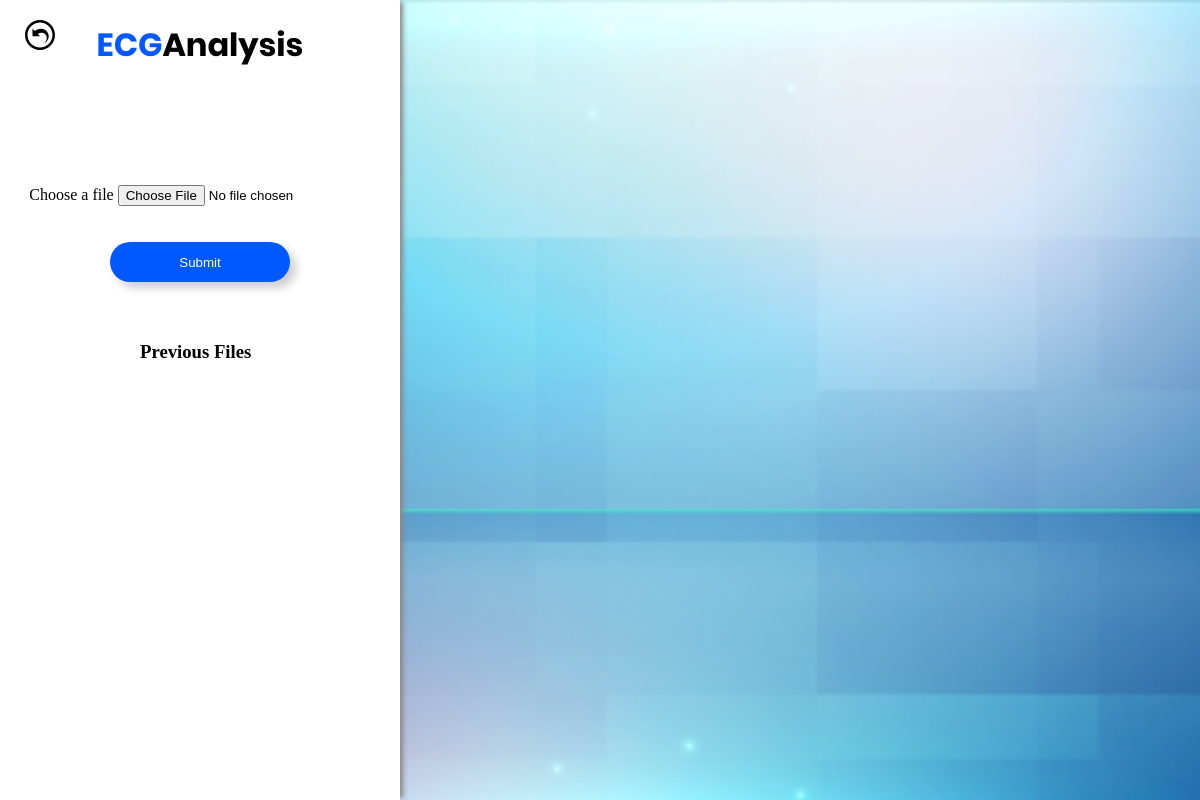
Page /home/ on the earlier database version.
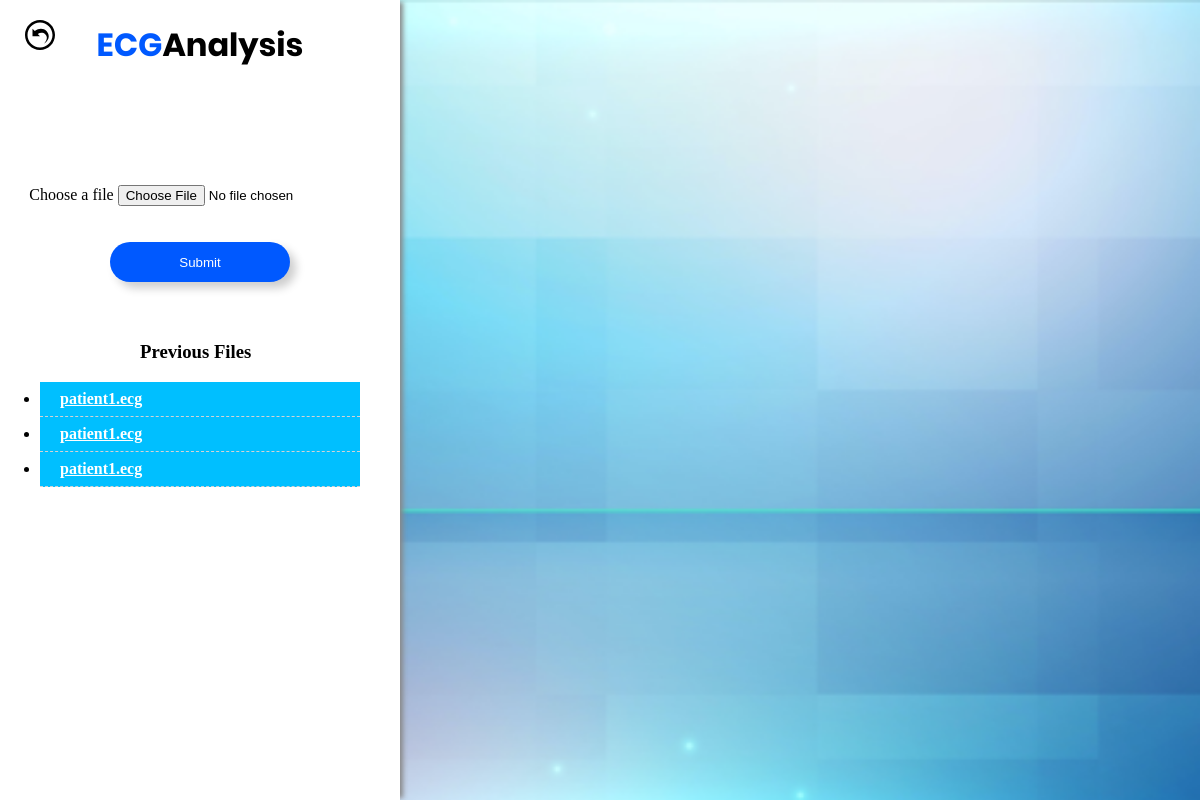
Same page on the later database version.
### ECGAnalysis/models.py (models this page shows, shortened)
class RecordingFile(models.Model):
    title = models.CharField(max_length=20)
    ecgfile = models.FileField(upload_to='ECG/patient')
    url = models.CharField(max_length=200)
    doctor = models.CharField(max_length=20)
    patient = models.CharField(max_length=20)
    datetime = models.DateTimeField(auto_now=True)

### ECGAnalysis/views.py (the view)
# urls.py: path('home/', views.home, name='home'),
def home(request):
    print(current_directory)
    args = []
    for file in RecordingFile.objects.all():
        args.append(file.title)
    context = {'files':  args}
    return render(request, 'ECGAnalysis/home.html', context)

### ECGAnalysis/templates/ECGAnalysis/Home.html (shortened to what this page needs)
<!DOCTYPE html>
<html lang="en" xmlns="http://www.w3.org/1999/html">
<head>
        {% load static %}
    <link rel="stylesheet" type="text/css" href="{% static 'Style/Home.css' %}" >
</head>
<body>
{% load static %}
<div class="container">
    <div class="menu-container">
        <h1 class="enterprise-name">ECG<span class="black" >Analysis</span></h1>
        <div class="icon-container">
        <div class="home-container"   onclick="location.href='{% url 'welcome' %}'" style="position: absolute ; top : 20px; left : 25px;">
        </div>
        </div>
        <div class="welcome-Container" >
            <form  action="{%  url 'Launch the parser' %}"   method="post">
                <br><br>
                <label>Choose a file</label>
                <input type="file"  id="file" name="file" >
                <input class="login-btn btn1" id="btn_submit"  type="submit" value="Submit"></input>
            </form>
        </div>
        <div id="files_listview">
            <h3> Previous Files
            </h3>
            <ul>
                 {% for a in files %}
                     <li> <a href='{% url 'GoToMain' file=a %}' ><strong> {{ a }}</strong></a></li>
                {% endfor %}
            </ul>
        </div>
    </div>
    <div class="content-section"></div>
</div>
</body>
</html>

### ECGAnalysis/static/Style/Home.css (style rules this page uses)
html,body { height:100%; }
body { margin: 0; }
.container { display: flex; flex-flow: row; height: 100%; }
.menu-container { width: 400px; box-shadow: 5px 0 5px -2px #888; z-index: 100; }
.content-section { background-position: center; background-repeat: no-repeat; background-size: cover; position: relative; width: calc(100% - 400px); }
.enterprise-name { text-align: center; color: #0059ff;; font-family: Poppins-Bold; }
.black { color: black; }
.login-btn { width: 180px; height: 40px; border: none; background: #0059ff; position: relative; margin: 70px auto ; border-radius: 32px; text-align: center; cursor: pointer; transition: all 0.1s ease-in-out; box-shadow: -6px -6px 10px rgba(255, 255, 255, 0.8), 6px 6px 10px rgba(0, 0, 0, 0.2); color: white; }
.welcome-Container { padding: 20px; margin-top: 15%; display: flex; flex-direction: column; }
.welcome-Container form { text-align: center; }
.btn1 { margin: 20px auto!important; }
#files_listview ul { width : 80%; }
#files_listview h3 { margin-left: 35%; }
#files_listview ul li { border-bottom: 1px dashed lightgray; background-color: deepskyblue; }
#files_listview ul li a { padding: 8px 20px 8px 20px; color: white; display: block; }

Differences in the rows shown:
added RecordingFile: files "patient1.ecg"
added RecordingFile: files "patient1.ecg"
added RecordingFile: files "patient1.ecg"
